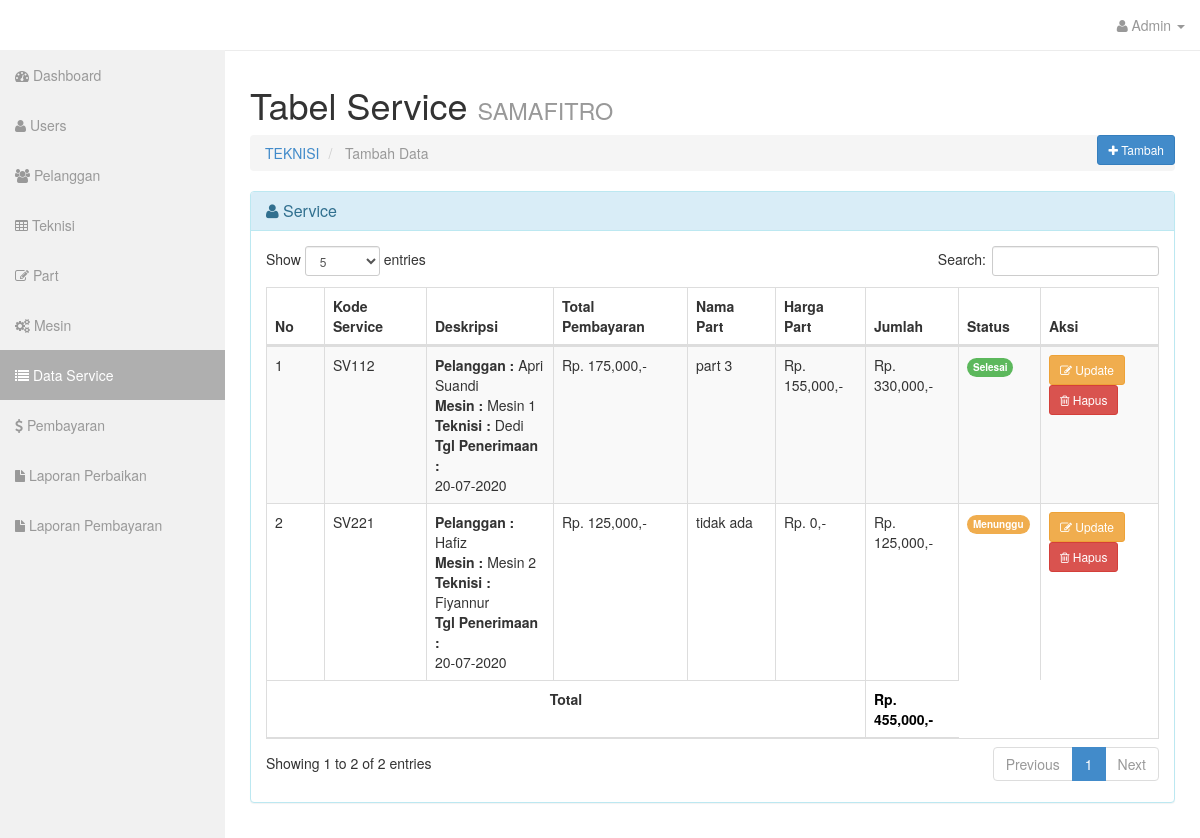
Page /admin/?hal=dataservice (signed in) on the committed database.
### tables this page shows
CREATE TABLE `datservice` (
  `id_data_service` int(11) NOT NULL,
  `kode_service` varchar(15) NOT NULL,
  `id_pelanggan` int(11) NOT NULL,
  `id_mesin` int(11) NOT NULL,
  `id_teknisi` int(11) NOT NULL,
  `id_part` int(11) NOT NULL,
  `nama_part` varchar(30) NOT NULL,
  `harga_part` int(15) NOT NULL,
  `total_pembayaran` int(15) NOT NULL,
  `status_service` varchar(20) NOT NULL,
  `tgl_service` date NOT NULL
);

CREATE TABLE `pelanggan` (
  `id_pelanggan` int(11) NOT NULL,
  `nama_pelanggan` varchar(25) NOT NULL,
  `alamat_pelanggan` text NOT NULL,
  `email_pelanggan` varchar(30) NOT NULL,
  `telp_pelanggan` varchar(15) NOT NULL
);

CREATE TABLE `mesin` (
  `id_mesin` int(11) NOT NULL,
  `id_pelanggan` int(11) NOT NULL,
  `nama_mesin` varchar(30) NOT NULL,
  `type_mesin` varchar(20) NOT NULL,
  `tgl_penerimaan` date NOT NULL
);

CREATE TABLE `teknisi` (
  `id_teknisi` int(11) NOT NULL,
  `nama_teknisi` varchar(30) NOT NULL,
  `email_teknisi` varchar(255) NOT NULL,
  `telp_teknisi` varchar(15) NOT NULL
);

### admin/class/crud.php (called while the page is built, shortened)
<?php
class Dataservice{
    public function tampildataservice($koneksi){
        $qry = $koneksi->query("SELECT * FROM datservice
        INNER JOIN pelanggan ON datservice.id_pelanggan=pelanggan.id_pelanggan
        INNER JOIN mesin ON datservice.id_mesin=mesin.id_mesin
        INNER JOIN teknisi ON datservice.id_teknisi=teknisi.id_teknisi
        ORDER BY datservice.id_data_service DESC");
        while($pecah = $qry->fetch_array()){
            $data[] = $pecah;
        }
        $hitung = $qry->num_rows;
        if( $hitung > 0 )
        {
            return $data;
        }else{
            error_reporting(0);
        }
    }
}
$dataservice = new Dataservice();
?>

### admin/views/aksi/mtambahdataservice.php (the view, shortened to what this page needs)
</div>

### admin/views/dataservice.php (shortened to what this page needs)
<div class="row">
          <div class="col-lg-12">
            <h1>Tabel Service <small>SAMAFITRO</small></h1>
            <button type="button" class="btn btn-primary btn-sm pull-right" id="tambahdatadatservice" data-toggle="modal" data-target="#tambahdataservice">
                <i class="fa fa-plus"></i> Tambah
            </button>
            <ol class="breadcrumb">
              <li><a href="index.html"><i class="icon-dashboard"></i> TEKNISI</a></li>
              <li class="active"><i class="icon-file-alt"></i> Tambah Data</li>
            </ol>
          </div>
        </div>
<section>
<div class="row">
          <div class="col-lg-12">
            <div class="panel panel-info">
              <div class="panel-heading">
                <h3 class="panel-title"><i class="fa fa-user"></i> Service</h3>
              </div>
              <div class="panel-body">
                <div class="table-responsive">
                  <table class="table table-bordered table-hover table-striped" id="dataTable">
                    <thead>
                      <tr>
                        <th>No</th>
                        <th>Kode Service</th>
                        <th>Deskripsi</th>
                        <th>Total Pembayaran</th>
                        <th>Nama Part</th>
                        <th>Harga Part</th>
                        <th>Jumlah</th>
                        <th>Status</th>
                        <th>Aksi</th>
                      </tr>
                    </thead>
                    <tbody>
                    <?php
                    $sum = 0;
                    $qry = $dataservice->tampildataservice($koneksi);
                    foreach($qry as $dat => $data){
                      ?>
                      <tr>
                        <td><?= $dat + 1 ?></td>
                        <td><?= $data['kode_service']; ?></td>
                        <td>
                          <strong>Pelanggan :</strong>
                          <?=  ucwords($data['nama_pelanggan']); ?>
                          <br>
                          <strong>Mesin :</strong>
                          <?= ucwords($data['nama_mesin']); ?>
                          <br>
                          <strong>Teknisi :</strong>
                          <?= ucwords($data['nama_teknisi']); ?>
                          <br>
                          <strong>Tgl Penerimaan :</strong>
                          <br>
                          <?= date('d-m-Y', strtotime($data['tgl_service'])); ?>
                        </td>
                        <td><?= 'Rp. '.number_format($totalpembayaran = $data['total_pembayaran']-$data['harga_part']).',-'; ?></td>
                        <td><?= $data['nama_part']; ?></td>
                        <td><?= 'Rp. '.number_format($data['harga_part']).',-'; ?></td>
                        <td><?= 'Rp. '.number_format($data['total_pembayaran']).',-'; ?></td>
                        <td>
                          <?= $data['status_service'] == 'menunggu' ? '<span class="label label-warning" style="border-radius: 100px; font-size: 10px; ">Menunggu</span>' :
                          ($data['status_service'] == 'proses' ? '<span class="label label-primary" style="border-radius: 100px; font-size: 10px; ">Proses</span>' :
                          '<span class="label label-success" style="border-radius: 100px; font-size: 10px; ">Selesai</span>'); ?>
                        </td>
                        <td>
                        <a href="?hal=ubahdataservice&id=<?= $data['id_data_service'] ?>" class="btn btn-sm btn-warning"><i class="fa fa-pencil-square-o"></i> Update</a>
                        <a href="?hal=dataservice&hapus=<?= $data['id_data_service'] ?>" class="btn btn-sm btn-danger" onclick="return confirm('Yakin Dihapus ?')"><i class="fa fa-trash-o"></i> Hapus</a>
                       </td>
                      </tr>
                      <?php
                        $sum+=$data['total_pembayaran'];
                      ?>
                    <?php } ?>
                    </tbody>
                    <tfoot>
                            <td colspan="6" style="text-align: center;"><strong>Total</strong></td>
                            <td style="color: black;"><strong>Rp. <?php echo  number_format($sum); ?>,-</strong></td>
                    </tfoot>
                  </table>
              </div>
            </div>
          </div>
        </div>
        <?php include_once 'aksi/mtambahdataservice.php'; ?>
</section>

### rows in the picture
datservice: kode_service "SV112", id_pelanggan.nama_pelanggan "Apri Suandi", id_mesin.nama_mesin "Mesin 1", id_teknisi.nama_teknisi "Dedi", tgl_service "20-07-2020", $totalpembayaran = $data['total_pembayaran']-$data['harga_part'] "175,000", nama_part "part 3", harga_part "155,000", total_pembayaran "330,000", status_service "Selesai"
datservice: kode_service "SV221", id_pelanggan.nama_pelanggan "Hafiz", id_mesin.nama_mesin "Mesin 2", id_teknisi.nama_teknisi "Fiyannur", tgl_service "20-07-2020", $totalpembayaran = $data['total_pembayaran']-$data['harga_part'] "125,000", nama_part "tidak ada", harga_part "0", total_pembayaran "125,000", status_service "Menunggu"

### other values in the picture
$_SESSION['adm']['username'] "Admin"
$sum "455,000"
